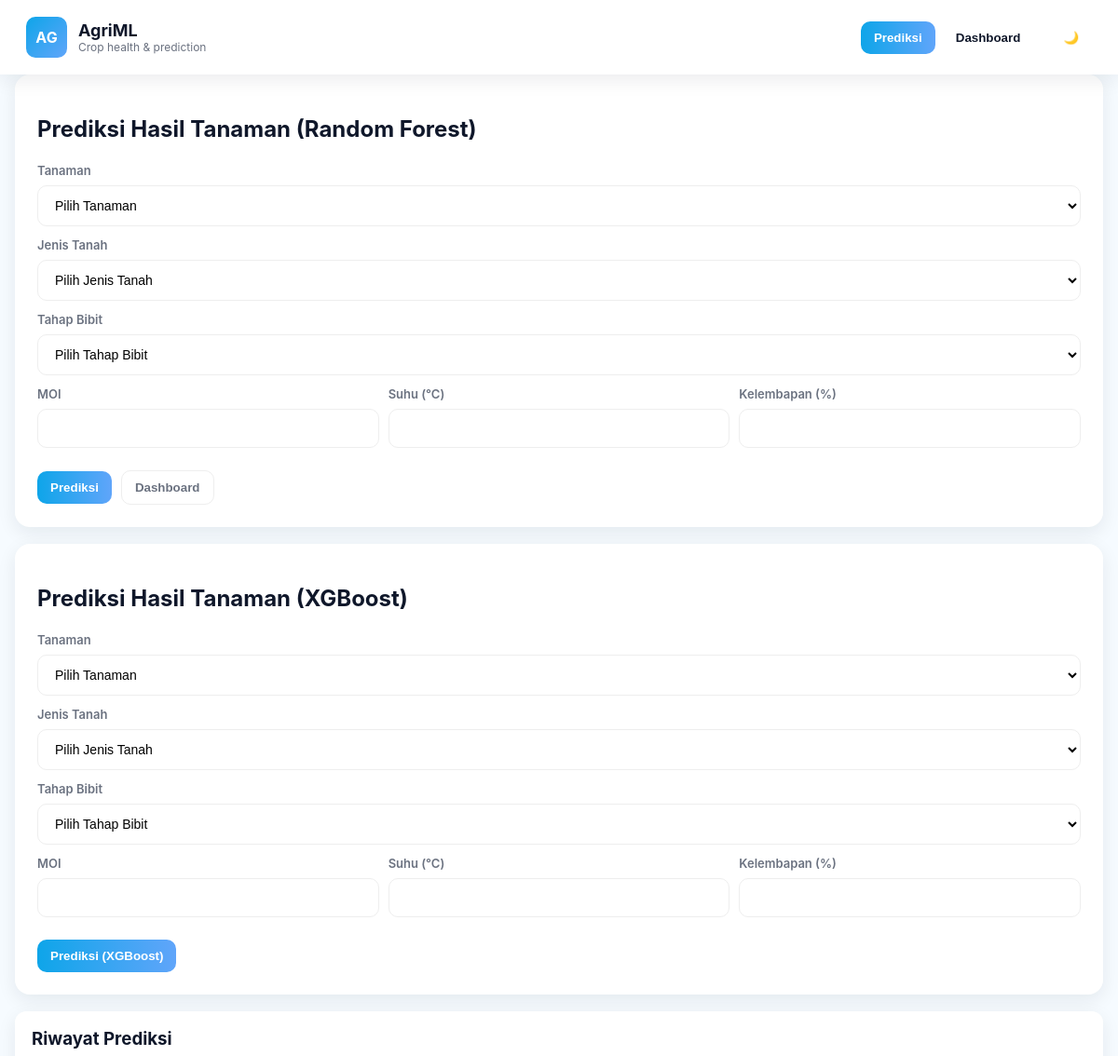
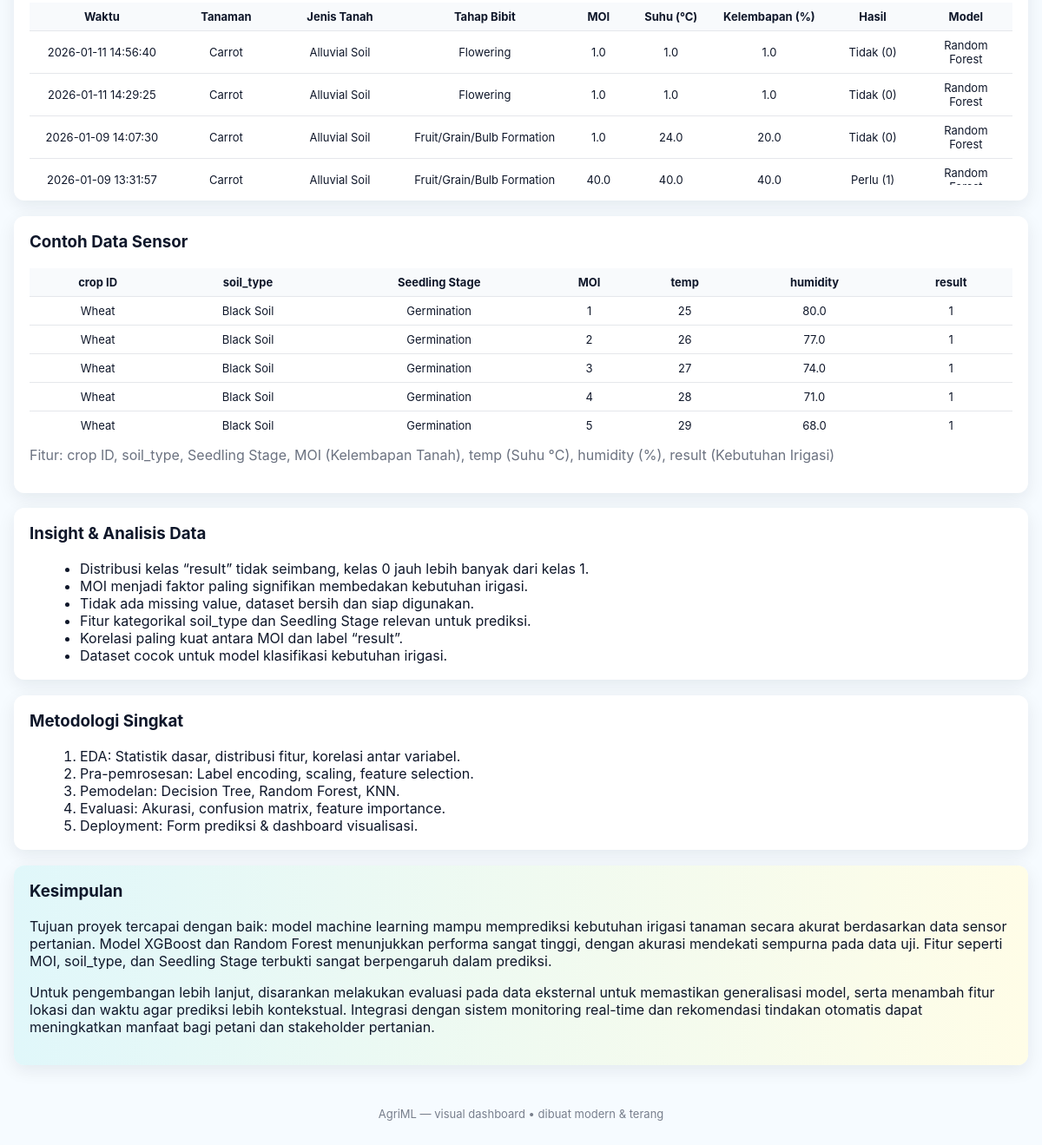
The page / on the database its author committed (2 pictures, top to bottom).
### tables this page shows
CREATE TABLE history (
            id INTEGER PRIMARY KEY AUTOINCREMENT,
            waktu TEXT,
            crop_id TEXT,
            soil_type TEXT,
            seedling_stage TEXT,
            moi REAL,
            temp REAL,
            humidity REAL,
            result INTEGER
        , model_name TEXT);

### app.py (the view)
@app.route('/', methods=['GET'])
def index():
    result = request.args.get('result')
    xgb_result = request.args.get('xgb_result')
    history = get_history()
    try:
        result = int(result) if result is not None and result != "Input tidak valid" else result
    except:
        pass
    try:
        xgb_result = int(xgb_result) if xgb_result is not None and xgb_result != "Input tidak valid" else xgb_result
    except:
        pass
    return render_template('form.html', result=result, xgb_result=xgb_result, history=history)

### templates/form.html (shortened to what this page needs)
<!DOCTYPE html>
<html lang="id">
<head>
  <link rel="stylesheet" href="{{ url_for('static', filename='style.css') }}" />
</head>
<body>
  <header class="topbar">
    <div class="brand">
      <div class="logo-circle">AG</div>
      <div>
        <h1>AgriML</h1>
        <p class="subtitle">Crop health & prediction</p>
      </div>
    </div>
    <nav class="nav">
      <button id="nav-predict" class="nav-btn active">Prediksi</button>
      <button id="nav-dashboard" class="nav-btn">Dashboard</button>
      <button id="toggle-theme" class="nav-btn" title="Ganti Tema" style="margin-left:10px;">
      </button>
    </nav>
  </header>
  <main class="main">
    <section id="panel-predict" class="panel active-panel">
      <div class="card card-glow">
        <h2> Prediksi Hasil Tanaman (Random Forest)</h2>
        <form action="/predict" method="POST" class="predict-form">
          <div class="form-row">
            <label>Tanaman</label>
            <select name="crop_id" required>
              <option value="" disabled selected>Pilih Tanaman</option>
            </select>
          </div>
          <div class="form-row">
            <label>Jenis Tanah</label>
            <select name="soil_type" required>
              <option value="" disabled selected>Pilih Jenis Tanah</option>
            </select>
          </div>
          <div class="form-row">
            <label>Tahap Bibit</label>
            <select name="seedling_stage" required>
              <option value="" disabled selected>Pilih Tahap Bibit</option>
            </select>
          </div>
          <div class="form-grid">
            <div class="form-row">
              <label>MOI</label>
              <input type="number" name="moi" required min="0" step="any" />
            </div>
            <div class="form-row">
              <label>Suhu (°C)</label>
              <input type="number" name="temp" required min="-50" max="100" step="any" />
            </div>
            <div class="form-row">
              <label>Kelembapan (%)</label>
              <input type="number" name="humidity" required min="0" max="100" step="any" />
            </div>
          </div>
          <div class="form-actions">
            <button type="submit" class="btn primary">Prediksi</button>
            <button type="button" id="to-dashboard" class="btn ghost">Dashboard</button>
          </div>
        </form>
      </div>
      <div class="card card-glow">
        <h2> Prediksi Hasil Tanaman (XGBoost)</h2>
        <form action="/predict_xgb" method="POST" class="predict-form">
          <div class="form-row">
            <label>Tanaman</label>
            <select name="crop_id_xgb" required>
              <option value="" disabled selected>Pilih Tanaman</option>
            </select>
          </div>
          <div class="form-row">
            <label>Jenis Tanah</label>
            <select name="soil_type_xgb" required>
              <option value="" disabled selected>Pilih Jenis Tanah</option>
            </select>
          </div>
          <div class="form-row">
            <label>Tahap Bibit</label>
            <select name="seedling_stage_xgb" required>
              <option value="" disabled selected>Pilih Tahap Bibit</option>
            </select>
          </div>
          <div class="form-grid">
            <div class="form-row">
              <label>MOI</label>
              <input type="number" name="moi_xgb" required min="0" step="any" />
            </div>
            <div class="form-row">
              <label>Suhu (°C)</label>
              <input type="number" name="temp_xgb" required min="-50" max="100" step="any" />
            </div>
            <div class="form-row">
              <label>Kelembapan (%)</label>
              <input type="number" name="humidity_xgb" required min="0" max="100" step="any" />
            </div>
          </div>
          <div class="form-actions">
            <button type="submit" class="btn primary">Prediksi (XGBoost)</button>
          </div>
        </form>
      </div>
      <div class="card" style="margin-bottom:18px;">
        <h3 style="margin:0 0 10px 0;">Riwayat Prediksi</h3>
        <div class="table-wrap">
          <table class="info-table riwayat-table" style="font-size:13px;width:100%;border-collapse:separate;border-spacing:0;">
            <thead>
              <tr>
                <th style="width:140px;text-align:center;">Waktu</th>
                <th style="width:100px;text-align:center;">Tanaman</th>
                <th style="width:120px;text-align:center;">Jenis Tanah</th>
                <th style="width:160px;text-align:center;">Tahap Bibit</th>
                <th style="width:60px;text-align:center;">MOI</th>
                <th style="width:80px;text-align:center;">Suhu (°C)</th>
                <th style="width:110px;text-align:center;">Kelembapan (%)</th>
                <th style="width:90px;text-align:center;">Hasil</th>
                <th style="width:90px;text-align:center;">Model</th>
              </tr>
            </thead>
            <tbody>
              {% for item in history %}
              <tr>
                <td style="text-align:center;">{{ item.waktu }}</td>
                <td style="text-align:center;">{{ item.crop_id }}</td>
                <td style="text-align:center;">{{ item.soil_type }}</td>
                <td style="text-align:center;">{{ item.seedling_stage }}</td>
                <td style="text-align:center;">{{ item.moi }}</td>
                <td style="text-align:center;">{{ item.temp }}</td>
                <td style="text-align:center;">{{ item.humidity }}</td>
                <td style="text-align:center;">
                  {% if item.result == 2 %}Sangat Perlu (2){% elif item.result == 1 %}Perlu (1){% elif item.result == 0 %}Tidak (0){% else %}-{% endif %}
                </td>
                <td style="text-align:center;">
                  {% if item.model_name == 'XGBoost' %}XGBoost{% else %}Random Forest{% endif %}
                </td>
              </tr>
              {% else %}
              <tr>
                <td colspan="9" style="text-align:center;color:var(--muted);">Belum ada riwayat prediksi.</td>
              </tr>
              {% endfor %}
            </tbody>
          </table>
        </div>
      </div>
      <div class="card" style="margin-bottom:18px;">
        <h3 style="margin-top:0;">Contoh Data Sensor</h3>
        <div class="table-wrap">
          <table class="info-table contoh-table" style="font-size:13px;width:100%;border-collapse:separate;border-spacing:0;">
            <thead>
              <tr>
                <th style="width:100px;text-align:center;">crop ID</th>
                <th style="width:120px;text-align:center;">soil_type</th>
                <th style="width:160px;text-align:center;">Seedling Stage</th>
                <th style="width:60px;text-align:center;">MOI</th>
                <th style="width:80px;text-align:center;">temp</th>
                <th style="width:110px;text-align:center;">humidity</th>
                <th style="width:90px;text-align:center;">result</th>
              </tr>
            </thead>
            <tbody>
              <tr>
                <td style="text-align:center;">Wheat</td>
                <td style="text-align:center;">Black Soil</td>
                <td style="text-align:center;">Germination</td>
                <td style="text-align:center;">1</td>
                <td style="text-align:center;">25</td>
                <td style="text-align:center;">80.0</td>
                <td style="text-align:center;">1</td>
              </tr>
              <tr>
                <td style="text-align:center;">Wheat</td>
                <td style="text-align:center;">Black Soil</td>
                <td style="text-align:center;">Germination</td>
                <td style="text-align:center;">2</td>
                <td style="text-align:center;">26</td>
                <td style="text-align:center;">77.0</td>
                <td style="text-align:center;">1</td>
              </tr>
              <tr>
                <td style="text-align:center;">Wheat</td>
                <td style="text-align:center;">Black Soil</td>
                <td style="text-align:center;">Germination</td>
                <td style="text-align:center;">3</td>
                <td style="text-align:center;">27</td>
                <td style="text-align:center;">74.0</td>
                <td style="text-align:center;">1</td>
              </tr>
              <tr>
                <td style="text-align:center;">Wheat</td>
                <td style="text-align:center;">Black Soil</td>
                <td style="text-align:center;">Germination</td>
                <td style="text-align:center;">4</td>
                <td style="text-align:center;">28</td>
                <td style="text-align:center;">71.0</td>
                <td style="text-align:center;">1</td>
              </tr>
              <tr>
                <td style="text-align:center;">Wheat</td>
                <td style="text-align:center;">Black Soil</td>
                <td style="text-align:center;">Germination</td>
                <td style="text-align:center;">5</td>
                <td style="text-align:center;">29</td>
                <td style="text-align:center;">68.0</td>
                <td style="text-align:center;">1</td>
              </tr>
            </tbody>
          </table>
        </div>
        <p style="color:var(--muted);margin-top:8px;">Fitur: crop ID, soil_type, Seedling Stage, MOI (Kelembapan Tanah), temp (Suhu °C), humidity (%), result (Kebutuhan Irigasi)</p>
      </div>
      <div class="card" style="margin-bottom:18px;">
        <h3 style="margin-top:0;">Insight & Analisis Data</h3>
        <ul style="margin:0 0 0 18px;">
          <li>Distribusi kelas “result” tidak seimbang, kelas 0 jauh lebih banyak dari kelas 1.</li>
          <li>MOI menjadi faktor paling signifikan membedakan kebutuhan irigasi.</li>
          <li>Tidak ada missing value, dataset bersih dan siap digunakan.</li>
          <li>Fitur kategorikal soil_type dan Seedling Stage relevan untuk prediksi.</li>
          <li>Korelasi paling kuat antara MOI dan label “result”.</li>
          <li>Dataset cocok untuk model klasifikasi kebutuhan irigasi.</li>
        </ul>
      </div>
      <div class="card" style="margin-bottom:18px;">
        <h3 style="margin-top:0;">Metodologi Singkat</h3>
        <ol style="margin:0 0 0 18px;">
          <li>EDA: Statistik dasar, distribusi fitur, korelasi antar variabel.</li>
          <li>Pra-pemrosesan: Label encoding, scaling, feature selection.</li>
          <li>Pemodelan: Decision Tree, Random Forest, KNN.</li>
          <li>Evaluasi: Akurasi, confusion matrix, feature importance.</li>
          <li>Deployment: Form prediksi & dashboard visualisasi.</li>
        </ol>
      </div>
      <div class="card" style="margin-bottom:18px;background:linear-gradient(90deg,#e0f7fa,#fffde7);">
        <h3 style="margin-top:0;">Kesimpulan</h3>
        <p>
          Tujuan proyek tercapai dengan baik: model machine learning mampu memprediksi kebutuhan irigasi tanaman secara akurat berdasarkan data sensor pertanian. Model XGBoost dan Random Forest menunjukkan performa sangat tinggi, dengan akurasi mendekati sempurna pada data uji. Fitur seperti MOI, soil_type, dan Seedling Stage terbukti sangat berpengaruh dalam prediksi.
        </p>
        <p>
          Untuk pengembangan lebih lanjut, disarankan melakukan evaluasi pada data eksternal untuk memastikan generalisasi model, serta menambah fitur lokasi dan waktu agar prediksi lebih kontekstual. Integrasi dengan sistem monitoring real-time dan rekomendasi tindakan otomatis dapat meningkatkan manfaat bagi petani dan stakeholder pertanian.
        </p>
      </div>
    </section>
  </main>
  <footer class="footer">
    <p>AgriML — visual dashboard • dibuat modern & terang</p>
  </footer>
</body>
</html>

### rows shown on the page
history: waktu "2026-01-11 14:56:40", crop_id "Carrot", soil_type "Alluvial Soil", seedling_stage "Flowering", moi "1.0", temp "1.0", humidity "1.0", result "Tidak (0)", model_name "Random Forest"
history: waktu "2026-01-11 14:29:25", crop_id "Carrot", soil_type "Alluvial Soil", seedling_stage "Flowering", moi "1.0", temp "1.0", humidity "1.0", result "Tidak (0)", model_name "Random Forest"
history: waktu "2026-01-09 14:07:30", crop_id "Carrot", soil_type "Alluvial Soil", seedling_stage "Fruit/Grain/Bulb Formation", moi "1.0", temp "24.0", humidity "20.0", result "Tidak (0)", model_name "Random Forest"
history: waktu "2026-01-09 13:31:57", crop_id "Carrot", soil_type "Alluvial Soil", seedling_stage "Fruit/Grain/Bulb Formation", moi "40.0", temp "40.0", humidity "40.0", result "Perlu (1)", model_name "Random…"
